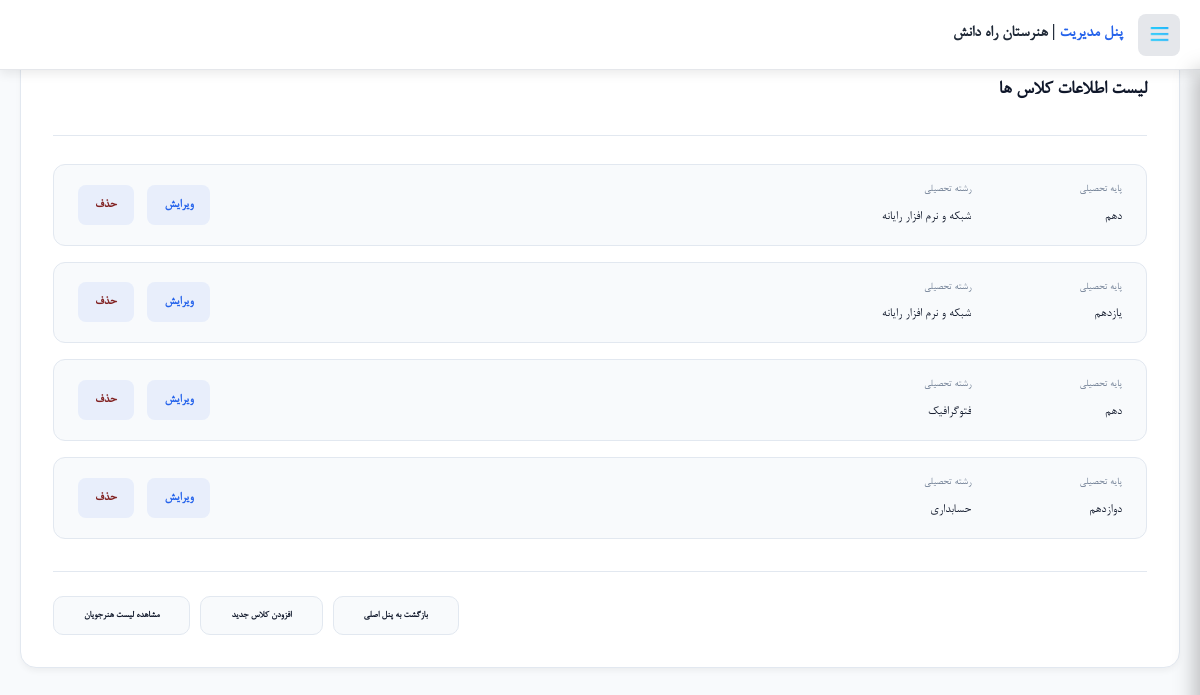
Page /classes_list.php (signed in) on the earlier database version.
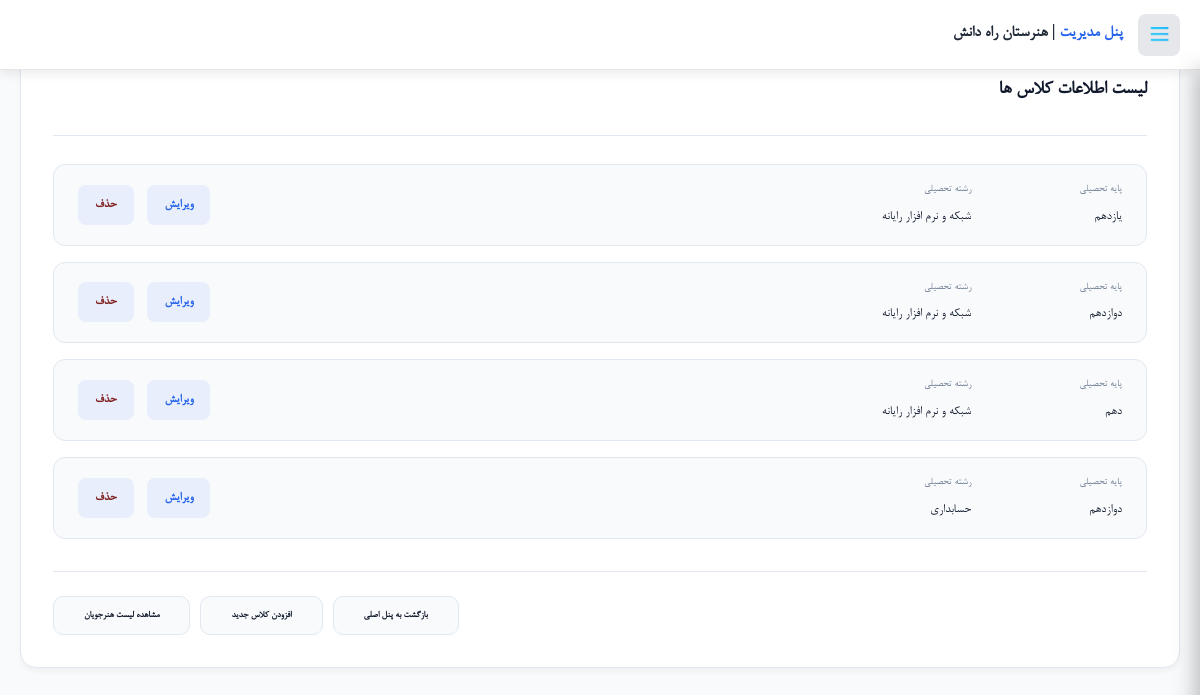
Same page on the later database version.
### tables this page shows
CREATE TABLE `classes` (
  `C_ID` int(11) NOT NULL,
  `C_grade` int(2) NOT NULL,
  `C_major` varchar(50) NOT NULL
);

### classes_list.php (the view, shortened to what this page needs)
<?php
include("connect.php");
$sql_class = " select * from classes";
$stmt_class = $connect->prepare($sql_class);
$stmt_class->execute();
?>
<!doctype html>
<html lang="fa" dir="rtl">
<head>
    <link rel="stylesheet" href="styles/panel_style.css" />
    <link rel="stylesheet" href="styles/students_list_style.css" />
    <link rel="stylesheet" href="styles/add_student.css" />
    <link rel="stylesheet" href="js/sweetalert2.min.css">
    <link rel="stylesheet" href="styles/font.css">
</head>
<body>
    <div id="rahdaneshAdminMenu">
        <header class="ram-header">
            <div class="ram-header-right">
                <button type="button" id="ramToggle" class="ram-toggle">
                    <img src="images/icons/menu.png" width="25" height="25" />
                </button>
                <div class="ram-logo"><span>پنل مدیریت</span> | هنرستان راه دانش</div>
            </div>
        </header>
    </div>
    <main class="panel-container list-layout">
        <section class="list-section-card">
            <div class="list-card-header">
                <h2 class="list-main-title">لیست اطلاعات کلاس ها</h2>
            </div>
            <div class="students-linear-list">
                <?php
                while ($classes = $stmt_class->fetch(PDO::FETCH_ASSOC)) {
                    ?>
                    <div class="student-linear-row">
                        <div class="student-info-data-grid">
                            <div class="data-cell">
                                <span class="cell-label">پایه تحصیلی</span>
                                <span class="cell-value"><?php
                                if ($classes["C_grade"] == 10)
                                    echo "دهم";
                                else if ($classes["C_grade"] == 11)
                                    echo "یازدهم";
                                else if ($classes["C_grade"] == 12)
                                    echo "دوازدهم";
                                else
                                    echo $classes["C_grade"];
                                ?></span>
                            </div>
                            <div class="data-cell">
                                <span class="cell-label">رشته تحصیلی</span>
                                <span class="cell-value"><?php echo $classes["C_major"] ?></span>
                            </div>
                        </div>
                        <div class="student-action-cell">
                            <a href="edit_class.php?id=<?php echo $classes["C_ID"]; ?>" class="btn-edit-student"
                                title="ویرایش اطلاعات">
                                <span>ویرایش</span>
                            </a>
                            <a href="delete_class.php?id=<?php echo $classes['C_ID']; ?>" class="btn-delete-student  "
                                data-name="<?php echo $classes['C_grade'];
                                echo " ";
                                echo $classes['C_major']; ?>">
                                حذف
                            </a>
                        </div>
                    </div>
                <?php } ?>
            </div>
            <div class="list-footer-actions">
                <a href="panel.php" class="btn-back-panel">بازگشت به پنل اصلی</a>
                <a href="add_class.php" class="btn-back-panel" style="margin-right: 10px;">افزودن کلاس جدید</a>
                <a href="students_list.php" class="btn-back-panel" style="margin-right: 10px;">مشاهده لیست هنرجویان</a>
            </div>
        </section>
    </main>
</body>
</html>

### styles/panel_style.css (style rules this page uses)
:root { --font-primary: "BNazanin", sans-serif; --bg-main: #f8fafc; --bg-card: #ffffff; --text-primary: #0f172a; --text-muted: #64748b; --border-color: #e2e8f0; --primary-color: #2563eb; --primary-hover: #1d4ed8; --success-color: #10b981; --danger-color: #ef4444; --shadow-sm: 0 1px 3px rgba(0, 0, 0, 0.1); --shadow-md: 0 4px 6px -1px rgba(0, 0, 0, 0.1); --shadow-lg: 0 10px 15px -3px rgba(0, 0, 0, 0.1); --radius-sm: 8px; --radius-md: 16px; --radius-lg: 24px; --transition-smooth: all 0.3s cubic-bezier(0.4, 0, 0.2, 1); }
* { margin: 0; padding: 0; box-sizing: border-box; font-family: var(--font-primary); text-decoration: none; list-style: none; }
body { background-color: var(--bg-main); color: var(--text-primary); line-height: 1.7; transition: background-color 0.3s ease, color 0.3s ease; overflow-x: hidden; font-family: var(--font-primary); }
.panel-container { width: 100%; max-width: 1240px; margin: 0 auto; padding: 0 20px; }

### styles/students_list_style.css (style rules this page uses)
.list-layout { margin-top: 40px; margin-bottom: 40px; max-width: 1200px; }
.list-section-card { background-color: var(--bg-card); border-radius: 16px; border: 1px solid var(--border-color); padding: 32px; box-shadow: 0 4px 6px -1px rgba(0, 0, 0, 0.05); }
.list-card-header { margin-bottom: 28px; border-bottom: 1px solid var(--border-color); padding-bottom: 20px; }
.list-main-title { font-size: 20px; font-weight: 800; color: var(--text-primary); margin-bottom: 8px; }
.students-linear-list { display: flex; flex-direction: column; gap: 16px; }
.student-linear-row { display: flex; align-items: center; justify-content: space-between; background-color: var(--bg-main); border: 1px solid var(--border-color); border-radius: 12px; padding: 16px 24px; transition: var(--transition-smooth); }
.student-info-data-grid { display: grid; grid-template-columns: repeat(6, minmax(0, 1fr)); gap: 16px; flex-grow: 1; margin-left: 24px; }
.data-cell { display: flex; flex-direction: column; gap: 6px; justify-content: center; }
.cell-label { font-size: 11px; color: var(--text-muted); font-weight: 500; }
.cell-value { font-size: 13.5px; color: var(--text-primary); white-space: nowrap; overflow: hidden; text-overflow: ellipsis; }
.student-action-cell { flex-shrink: 0; }
.btn-edit-student, .btn-delete-student { display: inline-flex; align-items: center; gap: 8px; background-color: rgba(37, 99, 235, 0.08); color: var(--primary-color); padding: 8px 16px; border-radius: 8px; font-size: 13px; font-weight: 700; text-decoration: none; border: 1px solid transparent; transition: var(--transition-smooth); }
.btn-delete-student { margin-right: 10px; color: rgb(129, 33, 33); }
.btn-edit-student:hover .icon-edit, .btn-delete-student { fill: #ffffff !important; }
.list-footer-actions { margin-top: 32px; border-top: 1px solid var(--border-color); padding-top: 24px; display: flex; justify-content: flex-end; }
.btn-back-panel { display: inline-flex; align-items: center; gap: 8px; background-color: var(--bg-main); border: 1px solid var(--border-color); color: var(--text-primary); padding: 10px 30px; border-radius: 10px; font-size: 10px; font-weight: 600; text-decoration: none; transition: var(--transition-smooth); white-space: nowrap; }
.student-linear-row { opacity: 1; transform: translateY(0); transition: opacity 0.25s ease, transform 0.25s ease; }

Differences in the rows shown:
removed classes: C_grade "دهم", C_major "فتوگرافیک"
added classes: C_grade "دوازدهم", C_major "شبکه و نرم افزار رایانه"
